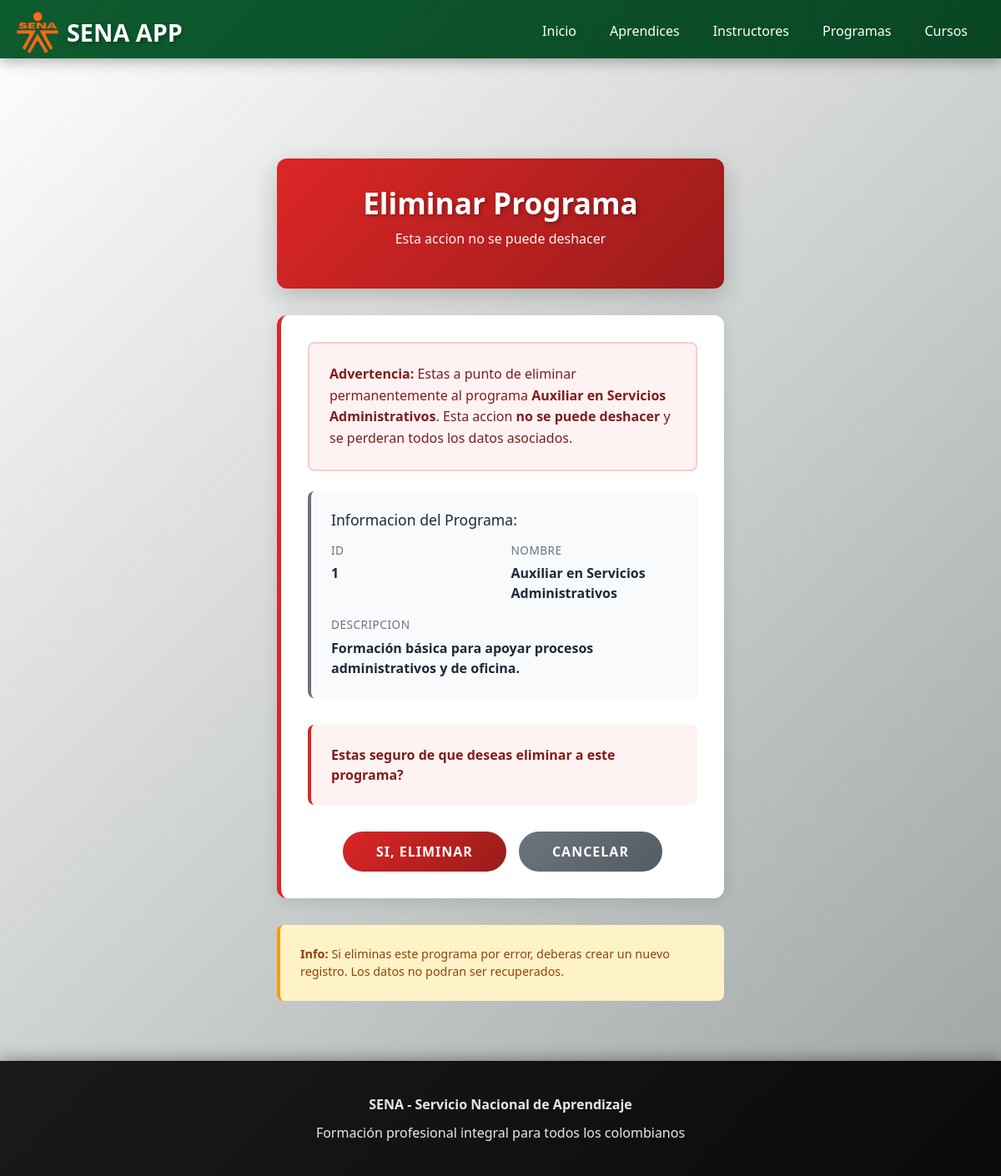
Page /programas/1/eliminar/ on the committed database.
### programas/models.py (models this page shows, shortened)
class Programa(models.Model):
    NIVEL_FORMACION_CHOICES = [
        ('AUX', 'Auxiliar'),
        ('OPE', 'Operario'),
        ('TEC', 'Técnico'),
        ('TGL', 'Tecnólogo'),
        ('ESP', 'Especialización Tecnológica'),
        ('COM', 'Complementario'),
    ]
    MODALIDAD_CHOICES = [
        ('PRE', 'Presencial'),
        ('VIR', 'Virtual'),
        ('MIX', 'Mixta'),
    ]
    ESTADO_CHOICES = [
        ('ACT', 'Activo'),
        ('INA', 'Inactivo'),
        ('SUS', 'Suspendido'),
        ('CAN', 'Cancelado'),
    ]
    codigo = models.CharField(max_length=20, unique=True, verbose_name="Código del Programa")
    nombre = models.CharField(max_length=200, verbose_name="Nombre del Programa")
    nivel_formacion = models.CharField(max_length=3, choices=NIVEL_FORMACION_CHOICES, verbose_name="Nivel de Formación")
    modalidad = models.CharField(max_length=3, choices=MODALIDAD_CHOICES, default='PRE', verbose_name="Modalidad")
    duracion_meses = models.PositiveIntegerField(verbose_name="Duración en Meses")
    duracion_horas = models.PositiveIntegerField(verbose_name="Duración en Horas")
    descripcion = models.TextField(verbose_name="Descripción del Programa")
    competencias = models.TextField(verbose_name="Competencias a Desarrollar")
    perfil_egreso = models.TextField(verbose_name="Perfil de Egreso")
    requisitos_ingreso = models.TextField(verbose_name="Requisitos de Ingreso")
    centro_formacion = models.CharField(max_length=200, verbose_name="Centro de Formación")
    regional = models.CharField(max_length=100, verbose_name="Regional")
    estado = models.CharField(max_length=3, choices=ESTADO_CHOICES, default='ACT', verbose_name="Estado")
    fecha_creacion = models.DateField(verbose_name="Fecha de Creación del Programa")
    fecha_registro = models.DateTimeField(auto_now_add=True, verbose_name="Fecha de Registro")
    class Meta:
        verbose_name = "Programa de Formación"
        verbose_name_plural = "Programas de Formación"
        ordering = ['nombre']

### programas/views.py (the view, shortened to what this page needs)
# urls.py: path('<int:programa_id>/eliminar/', views.ProgramaDeleteView.as_view(), name='eliminar_programa'),
class ProgramaDeleteView(generic.DeleteView):
    model = Programa
    template_name = 'eliminar_programa.html'
    success_url = reverse_lazy('programas:lista_programas')
    slug_field = 'id'
    slug_url_kwarg = 'programa_id'

### programas/templates/eliminar_programa.html (shortened to what this page needs)
{% extends "master.html" %}
{% block page_content %}
<div style="padding: 2rem; max-width: 600px; margin: 0 auto;">
    <div style="background: linear-gradient(135deg, #dc2626 0%, #991b1b 100%); padding: 2rem; border-radius: 12px; margin-bottom: 2rem; box-shadow: 0 10px 30px rgba(0,0,0,0.2); text-align: center;">
        <h1 style="color: white; margin: 0; font-size: 2.2rem; font-weight: 700; text-shadow: 2px 2px 4px rgba(0,0,0,0.3);">
            Eliminar Programa
        </h1>
        <p style="color: rgba(255,255,255,0.95); margin-top: 10px; font-size: 1rem;">Esta accion no se puede deshacer</p>
    </div>
    <div style="background: white; border-radius: 12px; overflow: hidden; box-shadow: 0 4px 20px rgba(0,0,0,0.1); padding: 2rem; border-left: 5px solid #dc2626;">
        <div style="background: #fef2f2; border: 2px solid #fecaca; border-radius: 8px; padding: 1.5rem; margin-bottom: 1.5rem;">
            <p style="color: #7f1d1d; margin: 0; font-size: 1rem; line-height: 1.6;">
                <strong>Advertencia:</strong> Estas a punto de eliminar permanentemente al programa <strong>{{ object.nombre }}</strong>.
                Esta accion <strong>no se puede deshacer</strong> y se perderan todos los datos asociados.
            </p>
        </div>
        <div style="background: #f9fafb; border-radius: 8px; padding: 1.5rem; margin-bottom: 2rem; border-left: 4px solid #6b7280;">
            <h3 style="color: #1f2937; margin-top: 0; margin-bottom: 1rem; font-size: 1.1rem;">Informacion del Programa:</h3>
            <div style="display: grid; grid-template-columns: 1fr 1fr; gap: 1rem;">
                <div>
                    <p style="color: #6b7280; font-size: 0.85rem; margin: 0; text-transform: uppercase; letter-spacing: 0.5px;">ID</p>
                    <p style="color: #1f2937; font-size: 1rem; font-weight: 600; margin: 5px 0 0 0;">{{ object.id }}</p>
                </div>
                <div>
                    <p style="color: #6b7280; font-size: 0.85rem; margin: 0; text-transform: uppercase; letter-spacing: 0.5px;">Nombre</p>
                    <p style="color: #1f2937; font-size: 1rem; font-weight: 600; margin: 5px 0 0 0;">{{ object.nombre }}</p>
                </div>
                <div style="grid-column: 1 / -1;">
                    <p style="color: #6b7280; font-size: 0.85rem; margin: 0; text-transform: uppercase; letter-spacing: 0.5px;">Descripcion</p>
                    <p style="color: #1f2937; font-size: 1rem; font-weight: 600; margin: 5px 0 0 0;">{{ object.descripcion }}</p>
                </div>
            </div>
        </div>
        <div style="background: #fef2f2; padding: 1.5rem; border-radius: 8px; margin-bottom: 2rem; border-left: 4px solid #dc2626;">
            <p style="color: #7f1d1d; margin: 0; font-weight: 600; font-size: 1rem;">
                Estas seguro de que deseas eliminar a este programa?
            </p>
        </div>
        <form method="post" style="display: flex; gap: 15px; justify-content: center;">
            <button type="submit" style="padding: 12px 40px; background: linear-gradient(135deg, #dc2626 0%, #991b1b 100%); color: white; border: none; border-radius: 25px; font-weight: 600; font-size: 1rem; cursor: pointer; transition: all 0.3s ease; text-transform: uppercase; letter-spacing: 1px;"
                    onmouseover="this.style.transform='scale(1.05)'; this.style.boxShadow='0 10px 25px rgba(220, 38, 38, 0.3)'"
                    onmouseout="this.style.transform='scale(1)'; this.style.boxShadow='none'">
                Si, Eliminar
            </button>
            <a href="/programas/" style="padding: 12px 40px; background: linear-gradient(135deg, #6c757d 0%, #545b62 100%); color: white; text-decoration: none; border-radius: 25px; font-weight: 600; font-size: 1rem; transition: all 0.3s ease; text-transform: uppercase; letter-spacing: 1px; display: inline-block;"
               onmouseover="this.style.transform='scale(1.05)'; this.style.boxShadow='0 10px 25px rgba(108, 117, 125, 0.3)'"
               onmouseout="this.style.transform='scale(1)'; this.style.boxShadow='none'">
                Cancelar
            </a>
        </form>
    </div>
    <div style="margin-top: 2rem; padding: 1.5rem; background: #fef3c7; border-left: 4px solid #f59e0b; border-radius: 8px;">
        <p style="color: #92400e; margin: 0; font-size: 0.9rem;">
            <strong>Info:</strong> Si eliminas este programa por error, deberas crear un nuevo registro.
            Los datos no podran ser recuperados.
        </p>
    </div>
</div>
{% endblock %}

### aprendices/static/css/main.css (style rules this page uses)
* { margin: 0; padding: 0; box-sizing: border-box; }
body { font-family: 'Segoe UI', Tahoma, Geneva, Verdana, sans-serif; background: linear-gradient(135deg, #fefffe 0%, #9ca3a0 100%); min-height: 100vh; display: flex; flex-direction: column; }

### programas/templates/eliminar_programa.html (style rules this page uses)
div[style*="max-width: 600px"] { animation: slideIn 0.4s ease-out; }

### rows in the picture
Programa: nombre "Auxiliar en Servicios Administrativos", id "1", descripcion "Formación básica para apoyar procesos administrativos y de oficina."
